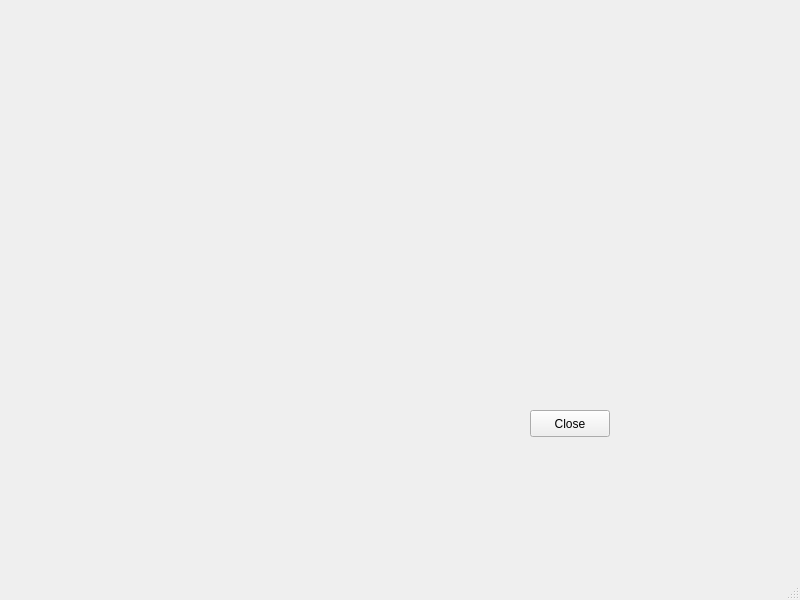
<?xml version="1.0" encoding="UTF-8"?>
<ui version="4.0">
 <class>CloseDig</class>
 <widget class="QMainWindow" name="CloseDig">
  <property name="geometry">
   <rect>
    <x>0</x>
    <y>0</y>
    <width>800</width>
    <height>600</height>
   </rect>
  </property>
  <property name="windowTitle">
   <string>CloseDig</string>
  </property>
  <widget class="QWidget" name="centralwidget">
   <widget class="QPushButton" name="pushButton">
    <property name="geometry">
     <rect>
      <x>530</x>
      <y>410</y>
      <width>80</width>
      <height>27</height>
     </rect>
    </property>
    <property name="text">
     <string>Close</string>
    </property>
   </widget>
  </widget>
  <widget class="QMenuBar" name="menubar">
   <property name="geometry">
    <rect>
     <x>0</x>
     <y>0</y>
     <width>800</width>
     <height>24</height>
    </rect>
   </property>
  </widget>
  <widget class="QStatusBar" name="statusbar"/>
 </widget>
 <resources/>
 <connections>
  <connection>
   <sender>pushButton</sender>
   <signal>clicked()</signal>
   <receiver>CloseDig</receiver>
   <slot>close()</slot>
   <hints>
    <hint type="sourcelabel">
     <x>561</x>
     <y>449</y>
    </hint>
    <hint type="destinationlabel">
     <x>670</x>
     <y>512</y>
    </hint>
   </hints>
  </connection>
 </connections>
</ui>
